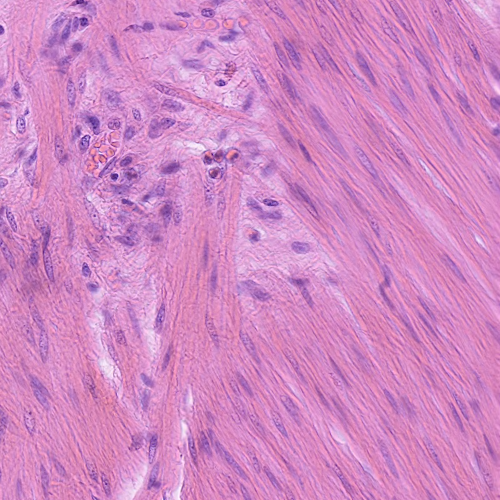
#> input picture examples/CoNSeP_test_2.png, 1000 x 1000 px (shown at 1/2 size)
$ jupyter execute --allow-errors demo.ipynb
#> lines starting #> are read from the running program, lines starting #| are printed output that depends on the picture; after the words box and inside, x2 and y2 are one past the last pixel; in counts of white or black regions, pixels touching at a corner belong together
# Chain-of-Prompts (CoP): Minimal Demo

The simplest possible run: give **one click per cell type** and watch CoP expand each
click into every same-type cell. **Image only**, no ground truth, no metrics.

Each round adds one click; cells discovered in that round get a new color.

## 1. Setup

[cell 1]
import os, math
import cv2
import numpy as np
import matplotlib.pyplot as plt

#> (the rest of this cell did not finish here and is left out)

## 2. Load an image and set the clicks

Provide one `(x, y)` click per cell type. Here we reuse the same image and click order
as Figure 2, but **nothing else is needed**, just an image and the clicks.

[cell 2]
IMAGE_PATH = "./examples/CoNSeP_test_2.png"
CLICKS     = [(292, 395), (171, 539), (684, 958)]   # one click per cell type

cv_image = cv2.imread(IMAGE_PATH)          # BGR
#> cv_image is the input picture: shape (1000, 1000, 3); mean B, G, R 196.6, 137, 209.8

vis = cv_image.copy()
for i, (x, y) in enumerate(CLICKS):
    cv2.drawMarker(vis, (x, y), (0, 255, 255), cv2.MARKER_STAR, 28, 3)
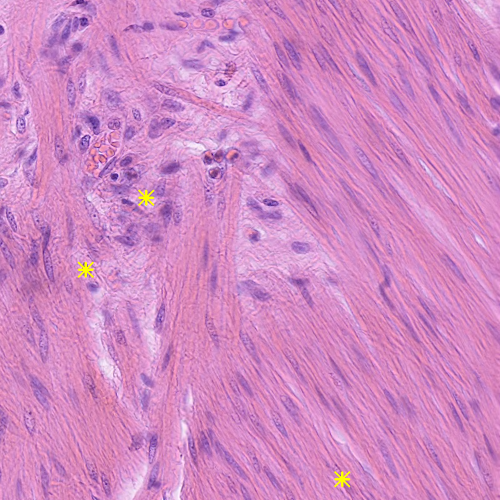
#> vis: shape (1000, 1000, 3) (shown at 1/2 size); 0.16% of pixels changed, all inside (x1, y1, x2, y2) = (155, 379, 701, 975)
plt.figure(figsize=(5,5))
plt.imshow(cv2.cvtColor(vis, cv2.COLOR_BGR2RGB)); plt.axis("off")
plt.title(f"Input + {len(CLICKS)} clicks"); plt.show()
